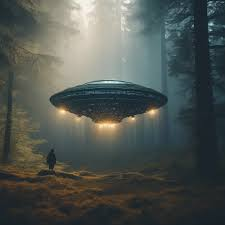
#> input picture Exercícios/Ficha 6/images/teste.jpeg, 225 x 225 px, found by its file name
$ python ex5.py
#> lines starting #> are read from the running program, lines starting #| are printed output that depends on the picture
from PIL import Image

path_images = ".\\images\\"

def imageJanela():
    imagem=Image.open(path_images+"teste.jpeg")
#> imagem is the input picture: PIL image 225x225 RGB; mean R, G, B 79.1, 85.1, 80.6
    pixel_map=imagem.load()

    for i in range(imagem.width):
        for j in range(imagem.height):
            if j <=10 or j > imagem.height-10:
                pixel_map[i,j]= (0, 0, 255)
            elif i <=10 or i > imagem.height-10:
                pixel_map[i,j]= (0, 0, 255)
            elif int(imagem.width/2)-5<=i and i<=int((imagem.width/2)+5):
                pixel_map[i,j]= (0, 0, 255)
            elif int(imagem.height/2)-5<=j and j<=int((imagem.height/2)+5):
                pixel_map[i,j]= (0, 0, 255)
    imagem.show()
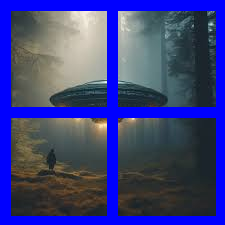
#> shown: PIL image 225x225 RGB; mean R, G, B 60.5, 65.1, 126.7
    imagem.save(path_images+'janela.jpg')

imageJanela()
